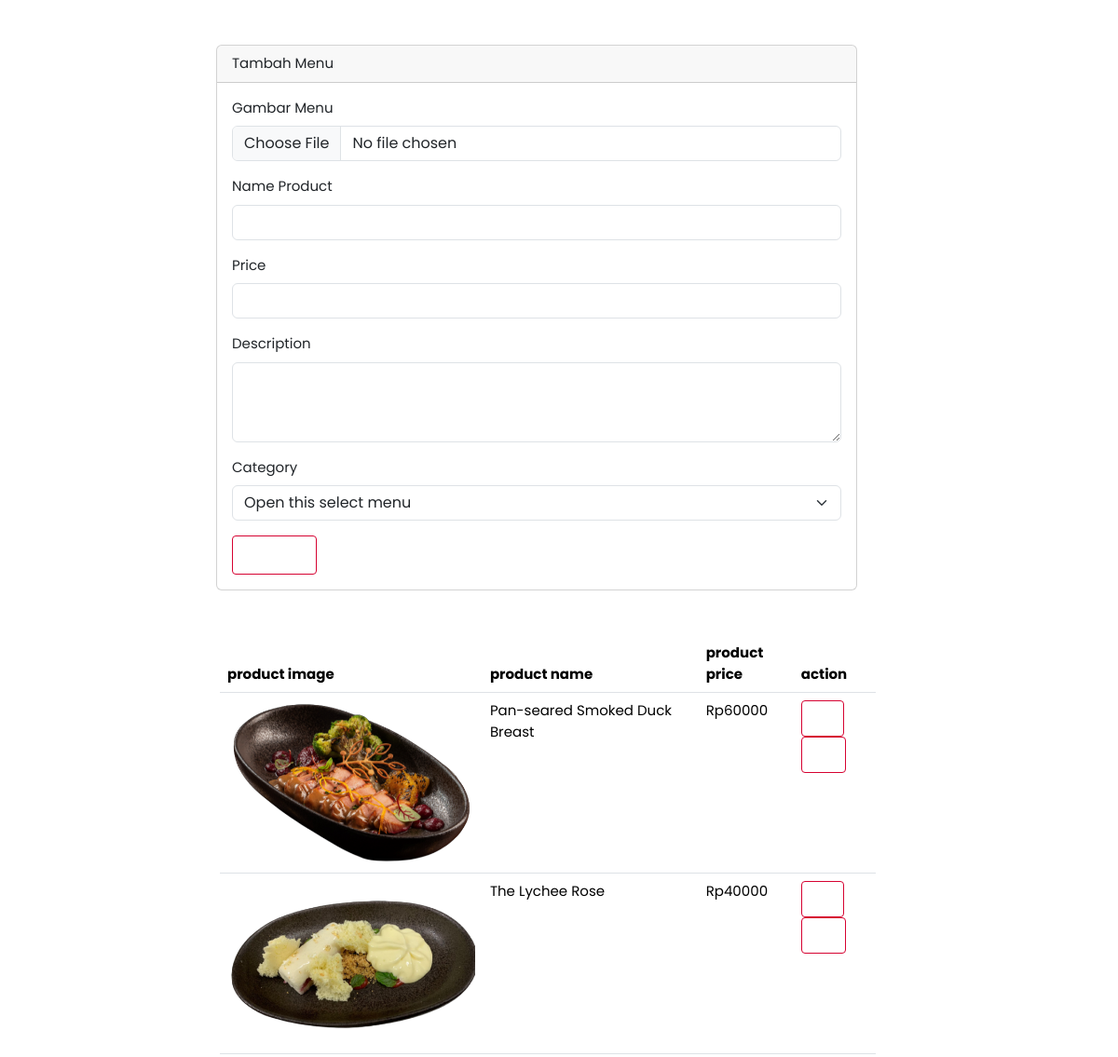
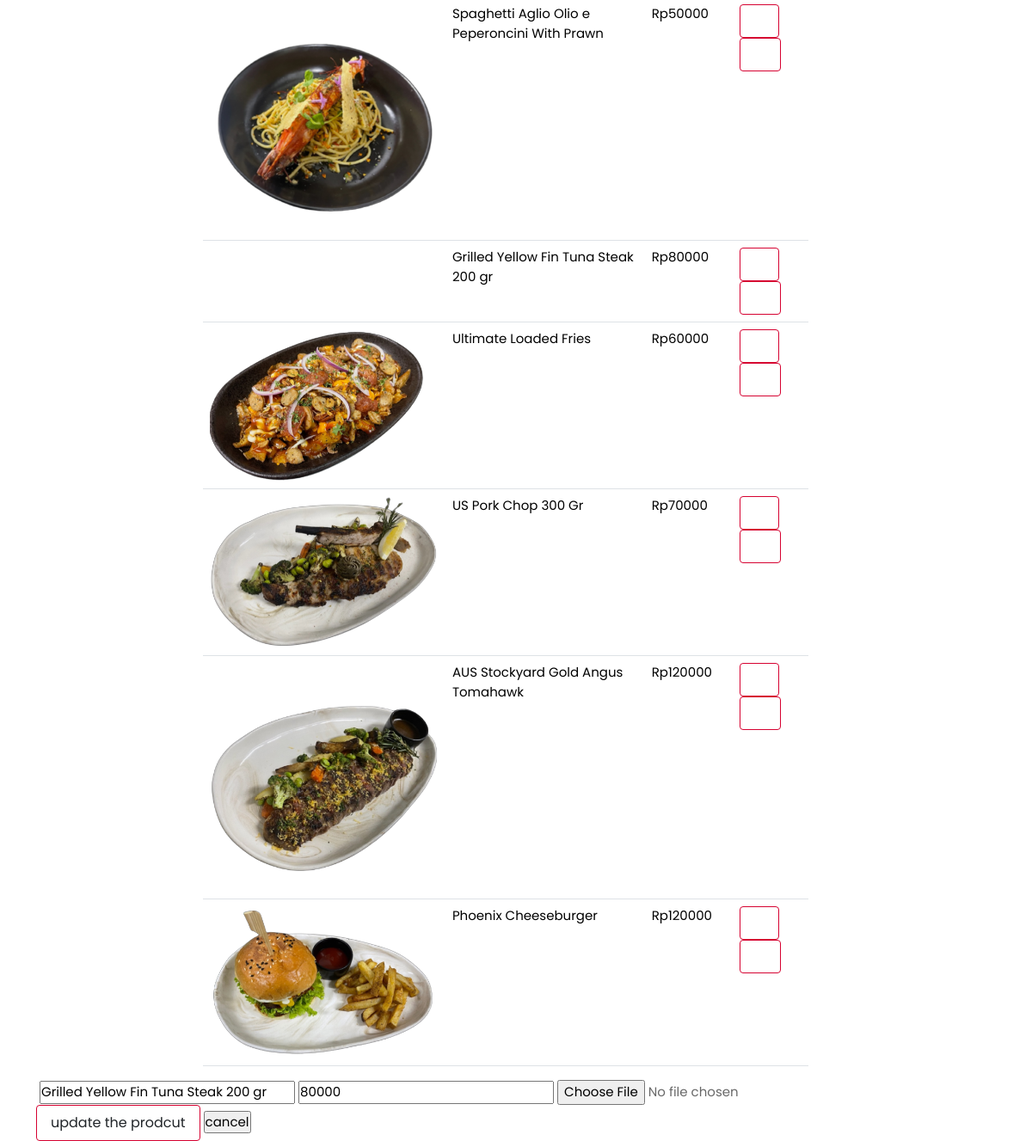
Page /admin.php?edit=4 on the committed database (2 pictures, top to bottom).
### tables this page shows
CREATE TABLE `products` (
  `id` int(255) NOT NULL,
  `image` varchar(255) NOT NULL,
  `name` varchar(255) NOT NULL,
  `price` varchar(255) NOT NULL,
  `description` varchar(255) NOT NULL,
  `category` int(11) NOT NULL,
  `quantity` int(255) NOT NULL
);

### admin.php (the view, shortened to what this page needs)
<?php
@include 'config.php';
?>
<!DOCTYPE html>
<html lang="en">
<head>
   <link rel="stylesheet" href="https://cdnjs.cloudflare.com/ajax/libs/font-awesome/6.0.0/css/all.min.css">
   <link href="https://cdn.jsdelivr.net/npm/bootstrap@5.3.2/dist/css/bootstrap.min.css" rel="stylesheet">
   <link rel="stylesheet" href="css/style.css">
</head>
<body>
   <div class="container">
      <div class="container my-5 row">
         <div class="row justify-content-center">
            <div class="col-md-8">
               <div class="card">
                  <div class="card-header">
                     Tambah Menu
                  </div>
                  <div class="card-body">
                     <form action="" method="POST" enctype="multipart/form-data">
                        <div class="mb-3">
                           <label for="formFile" class="form-label">Gambar Menu</label>
                           <input class="form-control" type="file" name="image" id="formFile">
                        </div>
                        <div class="mb-3">
                           <label for="nama" class="form-label">Name Product</label>
                           <input type="text" required name="name" class="form-control" id="nama" aria-describedby="emailHelp">
                        </div>
                        <div class="mb-3">
                           <label for="price" class="form-label">Price</label>
                           <input type="number" required name="price" class="form-control" id="price">
                        </div>
                        <div class="mb-3">
                           <label for="price" class="form-label">Description</label>
                           <textarea name="description" required id="" class="form-control" cols="30" rows="3"></textarea>
                        </div>
                        <div class="mb-3">
                           <label for="price" class="form-label">Category</label>
                           <select required class="form-select" name="category" aria-label="Default select example">
                              <option selected>Open this select menu</option>
                           </select>
                        </div>
                        <input type="submit" value="Submit" class="btn btn-primary" name="add_product">
                     </form>
                  </div>
               </div>
            </div>
         </div>
      </div>
      <section class="display-product-table">
         <div class="container row justify-content-center">
            <div class="col-md-8">
               <table class="table">
                  <thead>
                     <th>product image</th>
                     <th>product name</th>
                     <th>product price</th>
                     <th>action</th>
                  </thead>
                  <tbody>
                     <?php
                     $select_products = mysqli_query($conn, "SELECT * FROM `products`");
                     if (mysqli_num_rows($select_products) > 0) {
                        while ($row = mysqli_fetch_assoc($select_products)) {
                     ?>
                           <tr>
                              <td><img src="img/<?php echo $row['image']; ?>" height="100" alt=""></td>
                              <td><?php echo $row['name']; ?></td>
                              <td>Rp<?php echo $row['price']; ?></td>
                              <td>
                                 <a href="admin.php?delete=<?php echo $row['id']; ?>" class="btn btn-danger btn-sm" onclick="return confirm('are your sure you want to delete this?');"> <i class="fas fa-trash"></i>  </a>
                                 <a href="admin.php?edit=<?php echo $row['id']; ?>" class="btn btn-primary btn-sm"> <i class="fas fa-edit"></i>  </a>
                              </td>
                           </tr>
                     <?php
                        };
                     } else {
                        echo "<div class='empty'>no product added</div>";
                     };
                     ?>
                  </tbody>
               </table>
            </div>
         </div>
      </section>
      <section class="edit-form-container">
         <?php
         if (isset($_GET['edit'])) {
            $edit_id = $_GET['edit'];
            $edit_query = mysqli_query($conn, "SELECT * FROM `products` WHERE id = $edit_id");
            if (mysqli_num_rows($edit_query) > 0) {
               while ($fetch_edit = mysqli_fetch_assoc($edit_query)) {
         ?>
                  <form action="" method="post" enctype="multipart/form-data">
                     <input type="text" class="box" required name="update_p_name" value="<?php echo $fetch_edit['name']; ?>">
                     <input type="number" min="0" class="box" required name="update_p_price" value="<?php echo $fetch_edit['price']; ?>">
                     <input type="file" class="box" required name="update_p_image" accept="image/png, image/jpg, image/jpeg">
                     <input type="submit" value="update the prodcut" name="update_product" class="btn">
                     <input type="reset" value="cancel" id="close-edit" class="option-btn">
                  </form>
         <?php
               };
            };
         };
         ?>
      </section>
   </div>
</body>
</html>

### rows in the picture
products: image (picture), name "Pan-seared Smoked Duck Breast", price "60000"
products: image (picture), name "The Lychee Rose", price "40000"
products: image (picture), name "Spaghetti Aglio Olio e Peperoncini With Prawn", price "50000"
products: name "Grilled Yellow Fin Tuna Steak 200 gr", price "80000", update_p_name "Grilled Yellow Fin Tuna Steak 200 gr", update_p_price "80000"
products: image (picture), name "Ultimate Loaded Fries", price "60000"
products: image (picture), name "US Pork Chop 300 Gr", price "70000"
products: image (picture), name "AUS Stockyard Gold Angus Tomahawk", price "120000"
products: image (picture), name "Phoenix Cheeseburger", price "120000"
